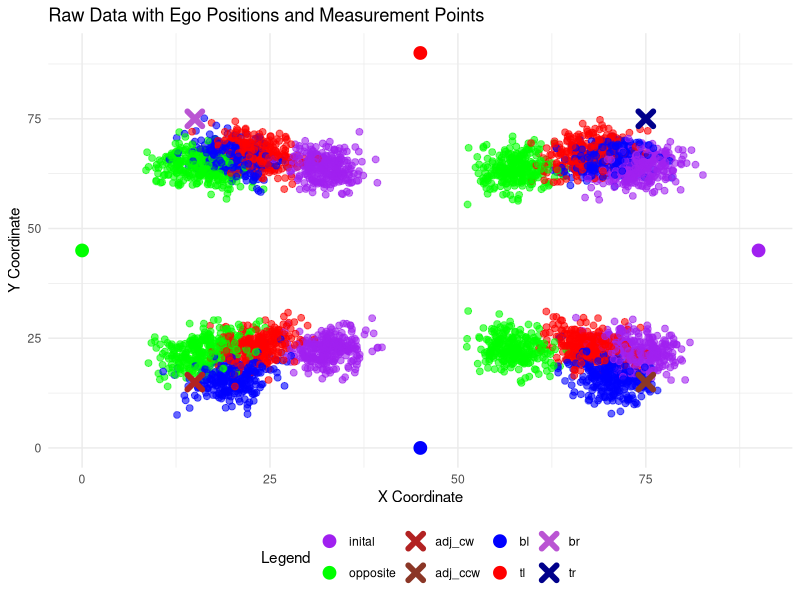
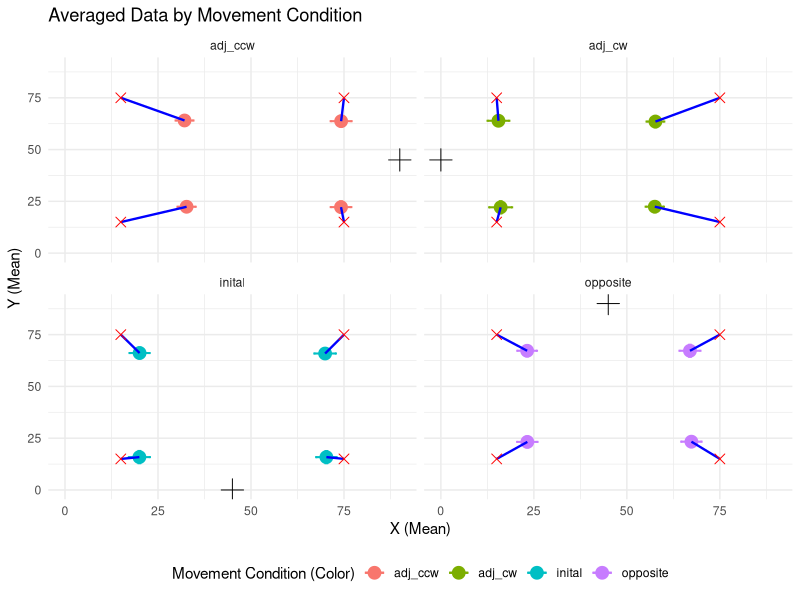
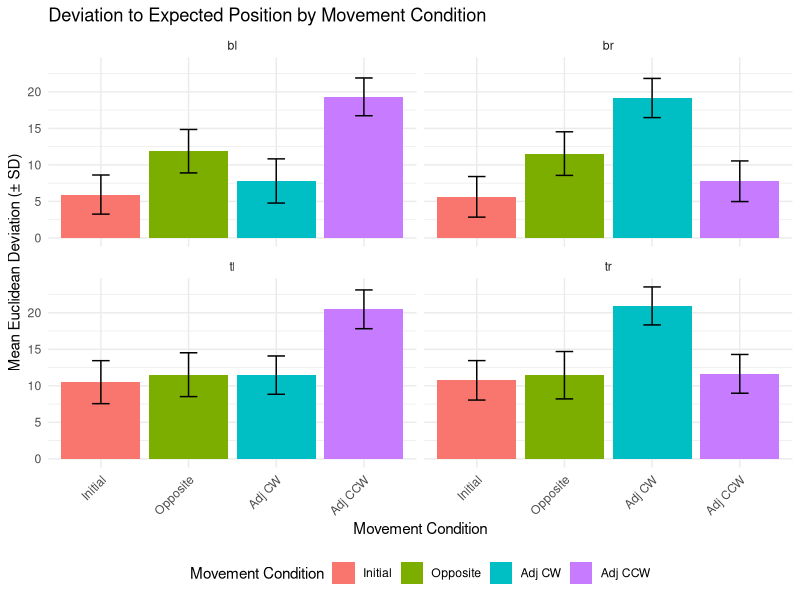
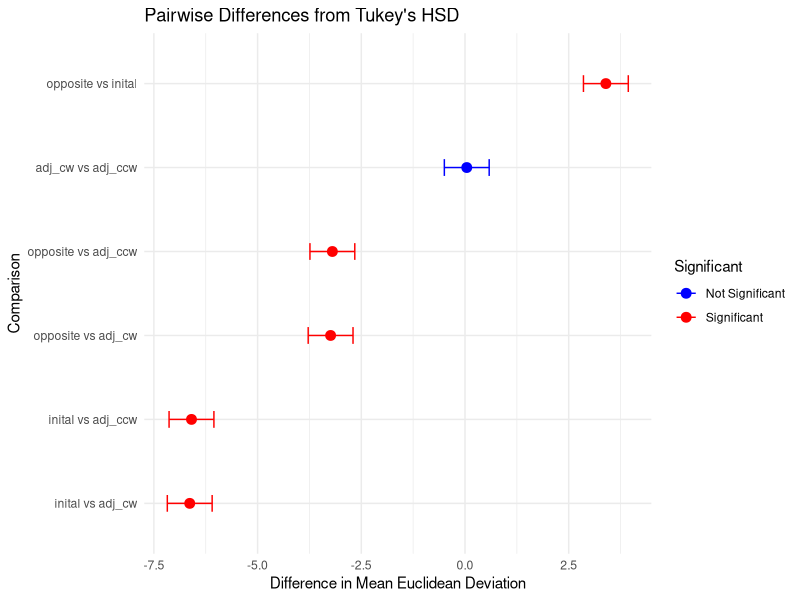

Here is the R script that generated these plots, in order: (Note: this script raises an error after producing the figures.)
# ---------------- Data Generation Setup ------------
# Purpose: This script generates simulated data for experiments evaluating positional deviations in response to different movement conditions.

## ---------------- Library Importing ---------------
# Load essential libraries for data manipulation, visualization, and statistics
library(ggplot2)       # For creating plots
library(gridExtra)     # For arranging multiple plots
library(dplyr)         # For data manipulation
library(tidyr)         # For reshaping data structures

## ---------------- Parameters ---------------
set.seed(123)
# Define experiment parameters
numOfPeople <- 67      # Number of participants
numOfRepeats <- 4      # Number of repetitions for each point
noise_sd <- 2.5        # Standard deviation for random noise added to the data

# Define bias strengths for various movement conditions
# These parameters determine how positions are distorted based on biases:
old_ego_bias_strength_inital <- 0.1
old_ego_bias_strength_opposite <- 0.1
old_ego_bias_strength_adj_cw <- 0.05
old_ego_bias_strength_adj_ccw <- 0.05

new_ego_bias_strength_opposite <- 0.1
new_ego_bias_strength_adj_cw <- 0.2
new_ego_bias_strength_adj_ccw <- 0.2

allo_bias_strength_inital <- 0.05
allo_bias_strength_opposite <- 0.2
allo_bias_strength_adj_cw <- 0.1
allo_bias_strength_adj_ccw <- 0.1

# Define the table's dimensions (90x90 cm) and ego positions around it
# Positions are centered at (0, 0), with predefined movement conditions
ego_positions_around_table <- list(
  inital = c(45, 0),
  opposite = c(45, 90),
  adj_ccw = c(90, 45),
  adj_cw = c(0, 45)
)

# Define the coordinates of points to be measured relative to the table's center
pointsToMeasure <- list(
  bl = c(-30, -30),  # Bottom-left
  br = c(30, -30),   # Bottom-right
  tl = c(-30, 30),   # Top-left
  tr = c(30, 30)     # Top-right
)

## ---------------- Data Generation ------------
# Initialize an empty data frame for storing results
df <- data.frame(
  Person = integer(),
  PointName = character(),
  moveCondition = character(),
  Repeat = integer(),
  X = numeric(),
  Y = numeric(),
  responseTime = numeric(), # Simulated response time
  timeToMove = numeric()     # Time taken to move between conditions
)

# Nested loops generate data for each participant, movement condition, and point
for (person in 1:numOfPeople) {
  for (movementCondition in names(ego_positions_around_table)) {
    # Set initial ego position and biases for each condition
    initalEgoPos <- ego_positions_around_table[["inital"]]
    finalEgoPos <- initalEgoPos
    old_ego_bias_strength <- 0.0
    new_ego_bias_factor <- 0.0
    allocentric_bias_factor <- 0.0
    responseTime <- rnorm(1, 2.5, 2)  # Simulate response time with normal distribution
    timeToMove <- 5                  # Default time to move
    
    # Adjust parameters based on movement condition
    if (movementCondition == "opposite") {
      finalEgoPos <- ego_positions_around_table[["opposite"]]
      old_ego_bias_strength <- old_ego_bias_strength_opposite
      new_ego_bias_factor <- new_ego_bias_strength_opposite
      allocentric_bias_factor <- allo_bias_strength_opposite
      timeToMove <- timeToMove + abs(rnorm(1, mean = 0, sd = 1))
    } else if (movementCondition == "adj_ccw") {
      finalEgoPos <- ego_positions_around_table[["adj_ccw"]]
      old_ego_bias_strength <- old_ego_bias_strength_adj_ccw
      new_ego_bias_factor <- new_ego_bias_strength_adj_ccw
      allocentric_bias_factor <- allo_bias_strength_adj_ccw
      timeToMove <- timeToMove + abs(rnorm(1, mean = 0, sd = 0.5))
    } else if (movementCondition == "adj_cw") {
      finalEgoPos <- ego_positions_around_table[["adj_cw"]]
      old_ego_bias_strength <- old_ego_bias_strength_adj_cw
      new_ego_bias_factor <- new_ego_bias_strength_adj_cw
      allocentric_bias_factor <- allo_bias_strength_adj_cw
      timeToMove <- timeToMove + abs(rnorm(1, mean = 0, sd = 0.5))
    } else { # inital
      old_ego_bias_strength <- old_ego_bias_strength_inital
      allocentric_bias_factor <- allo_bias_strength_inital
    }
    
    # Generate data for each point and repeat the measurement
    for (point_name in names(pointsToMeasure)) {
      for (i in 1:numOfRepeats) {
        # Calculate actual point coordinates with adjustments for center
        point_coords <- pointsToMeasure[[point_name]] + c(45, 45)
        actualPosition <- point_coords
        
        # Add random noise to coordinates
        point_coords[1] <- point_coords[1] + rnorm(1, mean = 0, sd = noise_sd)
        point_coords[2] <- point_coords[2] + rnorm(1, mean = 0, sd = noise_sd)
        
        # Apply biases and distortions
        point_coords <- point_coords + allocentric_bias_factor
        point_coords <- point_coords + old_ego_bias_strength * (initalEgoPos - actualPosition)
        if (movementCondition != "inital") {
          point_coords <- point_coords + new_ego_bias_factor * (finalEgoPos - actualPosition)
        }
        distortion_factor <- abs(rnorm(1, mean = 0.02, sd = 0.05)) * (1 + (timeToMove + responseTime) / 10)
        point_coords <- point_coords + distortion_factor * (c(45, 45) - point_coords)
        
        # Append generated data to the data frame
        df <- rbind(df, data.frame(
          Person = person,
          PointName = point_name,
          moveCondition = movementCondition,
          Repeat = i,
          X = point_coords[1],
          Y = point_coords[2],
          responseTime = responseTime,
          timeToMove = timeToMove
        ))
      }
    }
  }
}

# Rename column for clarity
df <- df %>% rename(movementCondition = moveCondition)

# View the resulting data frame to confirm generation
print(df)

# --------------- Visualization ---------------------
# Prepare data frames for plotting ego positions and measurement points
ego_positions_df <- do.call(rbind, lapply(names(ego_positions_around_table), function(name) {
  data.frame(
    movementCondition = name,
    X = ego_positions_around_table[[name]][1],
    Y = ego_positions_around_table[[name]][2]
  )
}))

points_to_measure_df <- do.call(rbind, lapply(names(pointsToMeasure), function(name) {
  data.frame(
    PointName = name,
    X = pointsToMeasure[[name]][1] + 45,
    Y = pointsToMeasure[[name]][2] + 45
  )
}))


# Define custom colors for movement conditions and target positions
movement_colors <- c(
  "Initial" = "blue", 
  "Opposite" = "red", 
  "Adj CW" = "green", 
  "Adj CCW" = "purple"
)

# Define custom colors for movement conditions and target positions
movement_colors <- c(
  "inital" = "blue", 
  "opposite" = "red", 
  "adj_cw" = "green", 
  "adj_ccw" = "purple"
)


point_colors <- c(
  "bl" = "firebrick", 
  "tl" = "mediumorchid", 
  "br" = "tomato4", 
  "tr" = "darkblue"
)

# Define custom labels for the legend of measurement points
point_labels <- c(
  "bl" = "Bottom Left",
  "tl" = "Top Left",
  "br" = "Bottom Right",
  "tr" = "Top Right"
)


# Define custom labels for movement conditions and target positions
movement_labels <- c(
  "inital" = "Initial", 
  "opposite" = "Opposite", 
  "adj_cw" = "Adj CW", 
  "adj_ccw" = "Adj CCW"
)

point_labels <- c(
  "bl" = "Bottom Left", 
  "tl" = "Top Left", 
  "br" = "Bottom Right", 
  "tr" = "Top Right"
)


# Plot raw data with updated colors and legend labels
raw_plot <- ggplot(df, aes(x = X, y = Y, color = movementCondition)) +
  # Plot raw data with contrasting colors for movement conditions
  geom_point(size = 2, alpha = 0.6) +
  # Plot ego positions with movementCondition
  geom_point(data = ego_positions_df, aes(x = X, y = Y, color = movementCondition), size = 4) +
  # Plot measurement points with custom colors and labels
  geom_point(data = points_to_measure_df, aes(x = X, y = Y, color = PointName), size = 3, stroke = 3, shape = 4) +
  # Customize colors for raw data points and measurement points
  scale_color_manual(
    values = c(movement_colors, point_colors),  # Combine movement and point colors
    name = "Legend",  # Unified legend title
    labels = c(names(movement_colors), names(point_colors))  # Unified legend labels
  ) +
  labs(
    title = "Raw Data with Ego Positions and Measurement Points",
    x = "X Coordinate",
    y = "Y Coordinate",
    shape = "Movement Condition"
  ) +
  # Map descriptive labels to PointName
  theme_minimal() +
  theme(legend.position = "bottom")

# Display the plot
print(raw_plot)



# ---------------- Data reshapping for plotting the averaged data --------------

# Summarize the data by PointName and movementCondition
summary_data <- df %>%
  group_by(PointName, movementCondition) %>%
  summarise(
    X_mean = mean(X),
    Y_mean = mean(Y),
    X_sd = sd(X),
    Y_sd = sd(Y)
  ) %>%
  ungroup()

# Convert ego positions and pointsToMeasure to data frames for plotting
ego_positions_df <- do.call(rbind, lapply(names(ego_positions_around_table), function(name) {
  data.frame(
    movementCondition = name,
    X = ego_positions_around_table[[name]][1],
    Y = ego_positions_around_table[[name]][2]
  )
}))

points_to_measure_df <- do.call(rbind, lapply(names(pointsToMeasure), function(name) {
  data.frame(
    PointName = name,
    X = pointsToMeasure[[name]][1] + 45,  # Adjust for table's center
    Y = pointsToMeasure[[name]][2] + 45
  )
}))

# Add expected positions (measurement points) to summary data
expected_positions <- do.call(rbind, lapply(names(pointsToMeasure), function(name) {
  data.frame(
    PointName = name,
    X_expected = pointsToMeasure[[name]][1] + 45,  # Adjust for table's center
    Y_expected = pointsToMeasure[[name]][2] + 45
  )
}))

# Merge expected positions with summary data
summary_data <- merge(summary_data, expected_positions, by = "PointName")

# Add ego positions to summary data
ego_positions_with_conditions <- ego_positions_df %>%
  rename(Ego_X = X, Ego_Y = Y)  # Rename for clarity

summary_data <- merge(summary_data, ego_positions_with_conditions, by = "movementCondition")



# Define shapes for movementCondition
shape_mapping <- c("inital" = 16,   # Circle
                   "opposite" = 17, # Triangle
                   "adj_ccw" = 18,  # Diamond
                   "adj_cw" = 15)   # Square


# Plot averaged data with error bars, lines, and separate graphs
avg_plot <- ggplot(summary_data, aes(x = X_mean, y = Y_mean, color = movementCondition)) +
  geom_point(size = 4) +  # Averaged points
  geom_errorbar(aes(ymin = Y_mean - Y_sd, ymax = Y_mean + Y_sd), width = 1, size = 0.7) +  # Error bars (Y)
  geom_errorbarh(aes(xmin = X_mean - X_sd, xmax = X_mean + X_sd), height = 1, size = 0.7) +  # Error bars (X)
  geom_segment(aes(x = X_mean, y = Y_mean, xend = X_expected, yend = Y_expected), size = 0.8, linetype = "solid", color = "blue") +  # Line to expected position
  geom_point(data = ego_positions_df, aes(x = X, y = Y), size = 5, color = "black", shape = 3 , color = movementCondition) +  # Ego positions (crosses)
  geom_point(data = points_to_measure_df, aes(x = X, y = Y), size = 3, shape = 4, color = "red") +  # Measurement points (red crosses)
  scale_shape_manual(values = shape_mapping) +
  labs(
    title = "Averaged Data by Movement Condition",
    x = "X (Mean)",
    y = "Y (Mean)",
    color = "Movement Condition (Color)",
    shape = "Movement Condition (Shape)"
  ) +
  facet_wrap(~ movementCondition) +  # Separate graphs for each movement condition
  theme_minimal() +
  theme(legend.position = "bottom")  # Adjust legend position

# Display the plot
print(avg_plot)



# -------------- Analysis -------------------


## -------------- Euclidean Analysis -------------------
df
# Add expected positions to the data frame for reference
df <- df %>%
  left_join(
    points_to_measure_df %>%
      rename(X_expected = X, Y_expected = Y),  # Rename for clarity
    by = c("PointName")
  )

# Compute Euclidean deviation for each data point
df <- df %>%
  mutate(
    Euclidean_Deviation = sqrt((X - X_expected)^2 + (Y - Y_expected)^2)
  )
# Summarize mean and SD of Euclidean deviations by PointName and movementCondition
deviation_summary <- df %>%
  group_by(PointName, movementCondition) %>%
  summarise(
    Mean_Deviation = mean(Euclidean_Deviation),
    SD_Deviation = sd(Euclidean_Deviation),
    .groups = "drop"
  )

# Set the order of movement conditions
deviation_summary <- deviation_summary %>%
  mutate(movementCondition = factor(
    movementCondition,
    levels = c("inital", "opposite", "adj_cw", "adj_ccw"),
    labels = c("Initial", "Opposite", "Adj CW", "Adj CCW")  # Custom labels
  ))



# Bar plot of deviation to expected position with facet_wrap
facet_plot <- ggplot(deviation_summary, aes(x = movementCondition, y = Mean_Deviation, fill = movementCondition)) +
  geom_bar(stat = "identity", position = "dodge") +  # Bar heights represent mean deviations
  geom_errorbar(
    aes(
      ymin = Mean_Deviation - SD_Deviation,  # Lower bound of error
      ymax = Mean_Deviation + SD_Deviation   # Upper bound of error
    ),
    width = 0.2,  # Width of error bar caps
    position = position_dodge(width = 0.9)  # Align with bars
  ) +
  labs(
    title = "Deviation to Expected Position by Movement Condition",
    x = "Movement Condition",
    y = "Mean Euclidean Deviation (± SD)",
    fill = "Movement Condition"
  ) +
  facet_wrap(~ PointName, ncol = 2) +  # Create separate panels for each PointName
  theme_minimal() +
  theme(
    legend.position = "bottom",
    axis.text.x = element_text(angle = 45, hjust = 1)  # Rotate x-axis labels for readability
  )

# Display the plot
print(facet_plot)


# Perform ANOVA on Euclidean deviations
anova_result <- aov(Euclidean_Deviation ~ movementCondition, data = df)
summary(anova_result)




# Pairwise comparisons using Tukey's HSD
tukey_result <- TukeyHSD(anova_result)
print(tukey_result)

# Create a data frame for movementCondition pairs
tukey_df <- as.data.frame(tukey_result$movementCondition) %>%
  mutate(Pair = rownames(tukey_result$movementCondition))

# Prepare data for difference plot
tukey_diff_plot <- tukey_df %>%
  separate(Pair, into = c("Group1", "Group2"), sep = "-") %>%
  mutate(Significant = ifelse(`p adj` < 0.05, "Significant", "Not Significant"))

# Difference plot
diff_plot <- ggplot(tukey_diff_plot, aes(x = diff, y = reorder(paste(Group1, "vs", Group2), diff), color = Significant)) +
  geom_point(size = 3) +
  geom_errorbarh(aes(xmin = lwr, xmax = upr), height = 0.2) +
  scale_color_manual(values = c("Significant" = "red", "Not Significant" = "blue")) +
  labs(
    title = "Pairwise Differences from Tukey's HSD",
    x = "Difference in Mean Euclidean Deviation",
    y = "Comparison"
  ) +
  theme_minimal()

print(diff_plot)


## -------------- Angular Analysis with Cardinal Reference -------------------

# Define cardinal direction offsets (in degrees)
cardinal_offsets <- c(
  inital = 0,         # 0° at the top
  opposite = 180,     # 0° at the bottom
  adj_cw = 90,        # 0° at the right
  adj_ccw = -90       # 0° at the left
)

# Add ego positions and offsets to `df`
df <- df %>%
  left_join(
    ego_positions_df %>%
      rename(Ego_X = X, Ego_Y = Y),  # Rename columns for clarity
    by = "movementCondition"
  ) %>%
  mutate(
    Cardinal_Offset = recode(movementCondition, !!!cardinal_offsets)  # Add cardinal offsets
  )
df
# Compute angular deviation based on adjusted cardinal reference
df <- df %>%
  mutate(
    Angle_Actual = (atan2(Y - Ego_Y.y, X - Ego_X.x) * (180 / pi)),  # Convert to degrees
    Angle_Expected = (atan2(Y_expected - Ego_Y.y, X_expected - Ego_X.x) * (180 / pi)),
    Angle_Actual_Adjusted = (Angle_Actual - Cardinal_Offset) %% 360,  # Adjust based on cardinal direction
    Angle_Expected_Adjusted = (Angle_Expected - Cardinal_Offset) %% 360,
    Angular_Deviation = (Angle_Actual_Adjusted - Angle_Expected_Adjusted) %% 360  # Compute deviation
  ) %>%
  mutate(
    Angular_Deviation = ifelse(Angular_Deviation > 180, Angular_Deviation - 360, Angular_Deviation)  # Wrap to [-180, 180]
  )

# Summarize mean and SD of angular deviations by PointName and movementCondition
angular_summary <- df %>%
  group_by(PointName, movementCondition) %>%
  summarise(
    Mean_Angular_Deviation = mean(Angular_Deviation),
    SD_Angular_Deviation = sd(Angular_Deviation),
    .groups = "drop"
  )

# Set the order of movement conditions
angular_summary <- angular_summary %>%
  mutate(movementCondition = factor(
    movementCondition,
    levels = c("inital", "opposite", "adj_cw", "adj_ccw"),
    labels = c("Initial", "Opposite", "Adj CW", "Adj CCW")  # Custom labels
  ))

# Bar plot of angular deviation with facet_wrap
angular_facet_plot <- ggplot(angular_summary, aes(x = movementCondition, y = Mean_Angular_Deviation, fill = movementCondition)) +
  geom_bar(stat = "identity", position = "dodge") +  # Bar heights represent mean angular deviations
  geom_errorbar(
    aes(
      ymin = Mean_Angular_Deviation - SD_Angular_Deviation,
      ymax = Mean_Angular_Deviation + SD_Angular_Deviation
    ),
    width = 0.2, position = position_dodge(width = 0.9)
  ) +
  labs(
    title = "Angular Deviation to Expected Position by Movement Condition",
    x = "Movement Condition",
    y = "Mean Angular Deviation (Degrees ± SD)",
    fill = "Movement Condition"
  ) +
  facet_wrap(~ PointName, ncol = 2) +  # Create separate panels for each PointName
  theme_minimal() +
  theme(
    legend.position = "bottom",
    axis.text.x = element_text(angle = 45, hjust = 1)
  )

print(angular_facet_plot)

# Perform ANOVA on angular deviations
angular_anova_result <- aov(Angular_Deviation ~ movementCondition, data = df)
summary(angular_anova_result)

# Pairwise comparisons using Tukey's HSD
angular_tukey_result <- TukeyHSD(angular_anova_result)
print(angular_tukey_result)

# Prepare data for pairwise difference plot
angular_tukey_df <- as.data.frame(angular_tukey_result$movementCondition) %>%
  mutate(Pair = rownames(angular_tukey_result$movementCondition)) %>%
  separate(Pair, into = c("Group1", "Group2"), sep = "-") %>%
  mutate(Significant = ifelse(`p adj` < 0.05, "Significant", "Not Significant"))

# Pairwise difference plot
angular_diff_plot <- ggplot(angular_tukey_df, aes(x = diff, y = reorder(paste(Group1, "vs", Group2), diff), color = Significant)) +
  geom_point(size = 3) +
  geom_errorbarh(aes(xmin = lwr, xmax = upr), height = 0.2) +
  scale_color_manual(values = c("Significant" = "red", "Not Significant" = "blue")) +
  labs(
    title = "Pairwise Angular Differences from Tukey's HSD",
    x = "Difference in Mean Angular Deviation (Degrees)",
    y = "Comparison"
  ) +
  theme_minimal()

print(angular_diff_plot)


## --------------- X and Y Deviations ------------------

# Compute X and Y deviations
df <- df %>%
  mutate(
    X_Deviation = (X - X_expected),
    Y_Deviation = (Y - Y_expected)
  )
df


# Summarize mean and SD of X and Y deviations
xy_deviation_summary <- df %>%
  group_by(PointName, movementCondition) %>%
  summarise(
    Mean_X_Deviation = mean(X_Deviation),
    SD_X_Deviation = sd(X_Deviation),
    Mean_Y_Deviation = mean(Y_Deviation),
    SD_Y_Deviation = sd(Y_Deviation),
    .groups = "drop"
  )

# Set the order of movement conditions
xy_deviation_summary <- xy_deviation_summary %>%
  mutate(movementCondition = factor(
    movementCondition,
    levels = c("inital", "opposite", "adj_cw", "adj_ccw"),
    labels = c("Initial", "Opposite", "Adj CW", "Adj CCW")  # Custom labels
  ))



# Bar plot for X deviation
x_deviation_plot <- ggplot(xy_deviation_summary, aes(x = movementCondition, y = Mean_X_Deviation, fill = movementCondition)) +
  geom_bar(stat = "identity", position = "dodge") +
  geom_errorbar(
    aes(
      ymin = Mean_X_Deviation - SD_X_Deviation,
      ymax = Mean_X_Deviation + SD_X_Deviation
    ),
    width = 0.2, position = position_dodge(width = 0.9)
  ) +
  labs(
    title = "X Deviation by Movement Condition",
    x = "Movement Condition",
    y = "Mean X Deviation (± SD)",
    fill = "Movement Condition"
  ) +
  facet_wrap(~ PointName, ncol = 2) +
  theme_minimal() +
  theme(
    legend.position = "bottom",
    axis.text.x = element_text(angle = 45, hjust = 1)
  )

print(x_deviation_plot)

# Perform ANOVA on X deviations
anova_x <- aov(X_Deviation ~ movementCondition, data = df)
summary(anova_x)

# Tukey's HSD for X deviations
tukey_x <- TukeyHSD(anova_x)
print(tukey_x)


# Prepare data for pairwise difference plot
tukey_x_df <- as.data.frame(tukey_x$movementCondition) %>%
  mutate(Pair = rownames(tukey_x$movementCondition)) %>%
  separate(Pair, into = c("Group1", "Group2"), sep = "-") %>%
  mutate(Significant = ifelse(`p adj` < 0.05, "Significant", "Not Significant"))

# Pairwise difference plot for X deviations
x_diff_plot <- ggplot(tukey_x_df, aes(x = diff, y = reorder(paste(Group1, "vs", Group2), diff), color = Significant)) +
  geom_point(size = 3) +
  geom_errorbarh(aes(xmin = lwr, xmax = upr), height = 0.2) +
  scale_color_manual(values = c("Significant" = "red", "Not Significant" = "blue")) +
  labs(
    title = "Pairwise X Deviation Differences (Tukey's HSD)",
    x = "Difference in Mean X Deviation",
    y = "Comparison"
  ) +
  theme_minimal()

print(x_diff_plot)






# Bar plot for Y deviation
y_deviation_plot <- ggplot(xy_deviation_summary, aes(x = movementCondition, y = Mean_Y_Deviation, fill = movementCondition)) +
  geom_bar(stat = "identity", position = "dodge") +
  geom_errorbar(
    aes(
      ymin = Mean_Y_Deviation - SD_Y_Deviation,
      ymax = Mean_Y_Deviation + SD_Y_Deviation
    ),
    width = 0.2, position = position_dodge(width = 0.9)
  ) +
  labs(
    title = "Y Deviation by Movement Condition",
    x = "Movement Condition",
    y = "Mean Y Deviation (± SD)",
    fill = "Movement Condition"
  ) +
  facet_wrap(~ PointName, ncol = 2) +
  theme_minimal() +
  theme(
    legend.position = "bottom",
    axis.text.x = element_text(angle = 45, hjust = 1)
  )

print(y_deviation_plot)

# Perform ANOVA on Y deviations
anova_y <- aov(Y_Deviation ~ movementCondition, data = df)
summary(anova_y)

# Tukey's HSD for Y deviations
tukey_y <- TukeyHSD(anova_y)
print(tukey_y)


# Prepare data for pairwise difference plot
tukey_y_df <- as.data.frame(tukey_y$movementCondition) %>%
  mutate(Pair = rownames(tukey_y$movementCondition)) %>%
  separate(Pair, into = c("Group1", "Group2"), sep = "-") %>%
  mutate(Significant = ifelse(`p adj` < 0.05, "Significant", "Not Significant"))

# Pairwise difference plot for Y deviations
y_diff_plot <- ggplot(tukey_y_df, aes(x = diff, y = reorder(paste(Group1, "vs", Group2), diff), color = Significant)) +
  geom_point(size = 3) +
  geom_errorbarh(aes(xmin = lwr, xmax = upr), height = 0.2) +
  scale_color_manual(values = c("Significant" = "red", "Not Significant" = "blue")) +
  labs(
    title = "Pairwise Y Deviation Differences (Tukey's HSD)",
    x = "Difference in Mean Y Deviation",
    y = "Comparison"
  ) +
  theme_minimal()

print(y_diff_plot)




## --------------- Motion Group Analysis -------------------

# Assign motion equivalence groups with semantic names
df <- df %>%
  mutate(Motion_Group = case_when(
    # Simple left motion close
    (movementCondition == "inital" & PointName == "bl") |
      (movementCondition == "opposite" & PointName == "tr") |
      (movementCondition == "adj_cw" & PointName == "tl") |
      (movementCondition == "adj_ccw" & PointName == "br") ~ "left_close",
    
    # Complex right motion close
    (movementCondition == "inital" & PointName == "br") |
      (movementCondition == "opposite" & PointName == "tl") |
      (movementCondition == "adj_cw" & PointName == "bl") |
      (movementCondition == "adj_ccw" & PointName == "bl") ~ "right_close",
    
    # Simple left motion far
    (movementCondition == "inital" & PointName == "tl") |
      (movementCondition == "opposite" & PointName == "bl") |
      (movementCondition == "adj_cw" & PointName == "br") |
      (movementCondition == "adj_ccw" & PointName == "tr") ~ "left_far",
    
    # Complex right motion far
    (movementCondition == "inital" & PointName == "tr") |
      (movementCondition == "opposite" & PointName == "br") |
      (movementCondition == "adj_cw" & PointName == "bl") |
      (movementCondition == "adj_ccw" & PointName == "tl") ~ "right_far",
    
    TRUE ~ "Other"  # Exclude non-relevant data
  ))

# Filter only the groups of interest
motion_data <- df %>%
  filter(Motion_Group != "Other")

# Reorder Motion_Group to the specified order
motion_data <- motion_data %>%
  mutate(Motion_Group = factor(Motion_Group, levels = c("left_close", "right_close", "left_far", "right_far")))
motion_data

# Calculate absolute Euclidean deviation from expected position
motion_data <- motion_data %>%
  mutate(Euclidean_Deviation = sqrt(((abs(X) - abs(X_expected))^2 + abs(abs(Y) - abs(Y_expected) )^2)))

# Compute mean absolute Euclidean deviations
mean_deviation_data <- motion_data %>%
  group_by(Motion_Group) %>%
  summarize(Mean_Deviation = mean(Euclidean_Deviation, na.rm = TRUE))



motion_violin_plot <- ggplot(motion_data, aes(x = Motion_Group, y = Euclidean_Deviation, fill = Motion_Group)) +
  geom_violin(trim = FALSE, alpha = 0.7) + # Show full range of data
  geom_boxplot(width = 0.1, alpha = 0.5, color = "black") + # Add a box plot within the violin
  labs(
    title = "Violin Plot of Mean Absolute Euclidean Deviations by Motion Group",
    x = "Motion Group",
    y = "Mean Absolute Euclidean Deviation"
  ) +
  theme_minimal() +
  theme(
    axis.text.x = element_text(angle = 45, hjust = 1),
    legend.position = "none"
  )

print(motion_violin_plot)




# ANOVA for mean absolute Euclidean deviations
anova_motion <- aov(Euclidean_Deviation ~ Motion_Group, data = motion_data)
summary(anova_motion)

# Tukey's HSD for pairwise group comparisons
tukey_motion <- TukeyHSD(anova_motion)
print(tukey_motion)

# Convert Tukey's results into a data frame
tukey_group_df <- as.data.frame(tukey_motion$Motion_Group) %>%
  mutate(Pair = rownames(tukey_motion$Motion_Group)) %>%
  separate(Pair, into = c("Group1", "Group2"), sep = "-") %>%
  mutate(Significant = ifelse(`p adj` < 0.05, "Significant", "Not Significant"))

# Create the pairwise differences plot
pairwise_plot <- ggplot(tukey_group_df, aes(x = diff, y = reorder(paste(Group1, "vs", Group2), diff), color = Significant)) +
  geom_point(size = 3) +
  geom_errorbarh(aes(xmin = lwr, xmax = upr), height = 0.2) +
  scale_color_manual(values = c("Significant" = "red", "Not Significant" = "blue")) +
  labs(
    title = "Pairwise Differences in Mean Absolute Euclidean Deviations",
    x = "Difference in Mean Absolute Euclidean Deviation",
    y = "Group Comparison",
    color = "Significance"
  ) +
  theme_minimal() +
  theme(
    axis.text.y = element_text(size = 10),
    axis.text.x = element_text(size = 10)
  )

print(pairwise_plot)



group_means <- motion_data %>%
  group_by(Motion_Group) %>%
  summarize(
    Mean_Deviation = mean(Euclidean_Deviation, na.rm = TRUE),
    SD_Deviation = sd(Euclidean_Deviation, na.rm = TRUE)
  )
print(group_means)


pairwise_t_test <- pairwise.t.test(
  motion_data$Euclidean_Deviation, 
  motion_data$Motion_Group, 
  p.adjust.method = "bonferroni"
)

print(pairwise_t_test)





















































# THIS MUST BE LINE 850 OR ELSE
# ----------------- Power Analysis ---------------


# Additional calculations using standard errors (SE) and sample size
n <- 10  # Sample size


# SE values from the table (absolute values of the negatives)
se_left_oblique_front <- abs(-0.24)
se_left_hv_front <- abs(-0.24)
se_left_oblique_left <- abs(-0.21)
se_left_hv_left <- abs(-0.24)

se_right_oblique_front <- abs(-0.18)
se_right_hv_front <- abs(-0.19)
se_right_oblique_right <- abs(-0.18)
se_right_hv_right <- abs(-0.27)

# Calculate SD values
sd_left_oblique_front <- se_left_oblique_front * sqrt(n)
sd_left_hv_front <- se_left_hv_front * sqrt(n)
sd_left_oblique_left <- se_left_oblique_left * sqrt(n)
sd_left_hv_left <- se_left_hv_left * sqrt(n)

sd_right_oblique_front <- se_right_oblique_front * sqrt(n)
sd_right_hv_front <- se_right_hv_front * sqrt(n)
sd_right_oblique_right <- se_right_oblique_right * sqrt(n)
sd_right_hv_right <- se_right_hv_right * sqrt(n)

# Print the calculated SDs
cat("SD values:\n")
cat("Left Oblique Front:", sd_left_oblique_front, "\n")
cat("Left HV Front:", sd_left_hv_front, "\n")
cat("Left Oblique Left:", sd_left_oblique_left, "\n")
cat("Left HV Left:", sd_left_hv_left, "\n")
cat("Right Oblique Front:", sd_right_oblique_front, "\n")
cat("Right HV Front:", sd_right_hv_front, "\n")
cat("Right Oblique Right:", sd_right_oblique_right, "\n")
cat("Right HV Right:", sd_right_hv_right, "\n")

# Example for Cohen's d using these SDs
# Define mean offsets for left and right (X-axis as an example)
left_means_x <- c(1.59, 1.82)  # Oblique Front, HV Front
right_means_x <- c(1.36, 1.29) # Oblique Front, HV Front

# Compute mean of means
mean_left_x <- mean(left_means_x)
mean_right_x <- mean(right_means_x)

# Pooled SD for Oblique Front and HV Front
pooled_sd_x <- sqrt((sd_left_oblique_front^2 + sd_right_oblique_front^2) / 2)

# Cohen's d for X-axis
cohen_d_x <- (mean_left_x - mean_right_x) / pooled_sd_x
cat("Cohen's d for X-axis:", cohen_d_x, "\n")
# Perform power analysis with the new effect size
power_analysis <- pwr.t.test(
  d = cohen_d_x,
  sig.level = 0.05,
  power = 0.9,
  type = "two.sample"
)

# Print the power analysis result
print(power_analysis)

